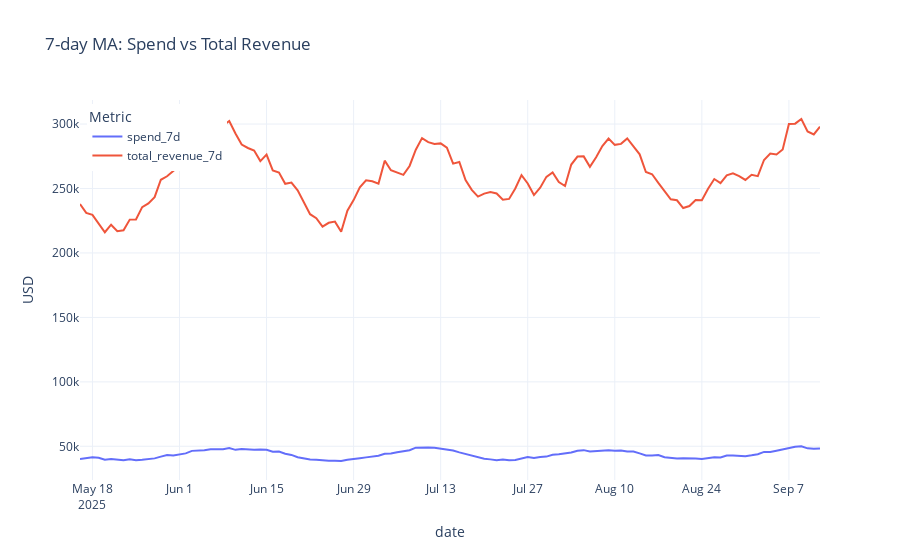

Notebook code cell kept with this figure:
### Code cell
# Cell 3: Time series (7-day MA)
print("## Time-series: Spend vs Total Revenue (7-day MA)")

if daily_total is None:
    print("metrics_daily_total missing. Run scripts 02/03 first.")
else:
    df = daily_total.sort_values("date").copy()
    df['spend_7d'] = df['spend'].rolling(7, min_periods=1).mean()
    df['total_revenue_7d'] = df['total_revenue'].rolling(7, min_periods=1).mean()

    fig = px.line(df, x='date', y=['spend_7d','total_revenue_7d'],
                  labels={'value':'USD','variable':'Metric'},
                  title='7-day MA: Spend vs Total Revenue')
    fig.update_layout(legend=dict(yanchor="top", y=0.99, xanchor="left", x=0.01))
    fig.show()

    # save PNG (requires kaleido)
    try:
        fig.write_image(str(FIG_DIR / "timeseries_spend_revenue.png"), width=1200, height=450)
        print("Saved timeseries to:", FIG_DIR / "timeseries_spend_revenue.png")
    except Exception as e:
        print("Could not save PNG (kaleido missing?) - interactive display only.", e)
